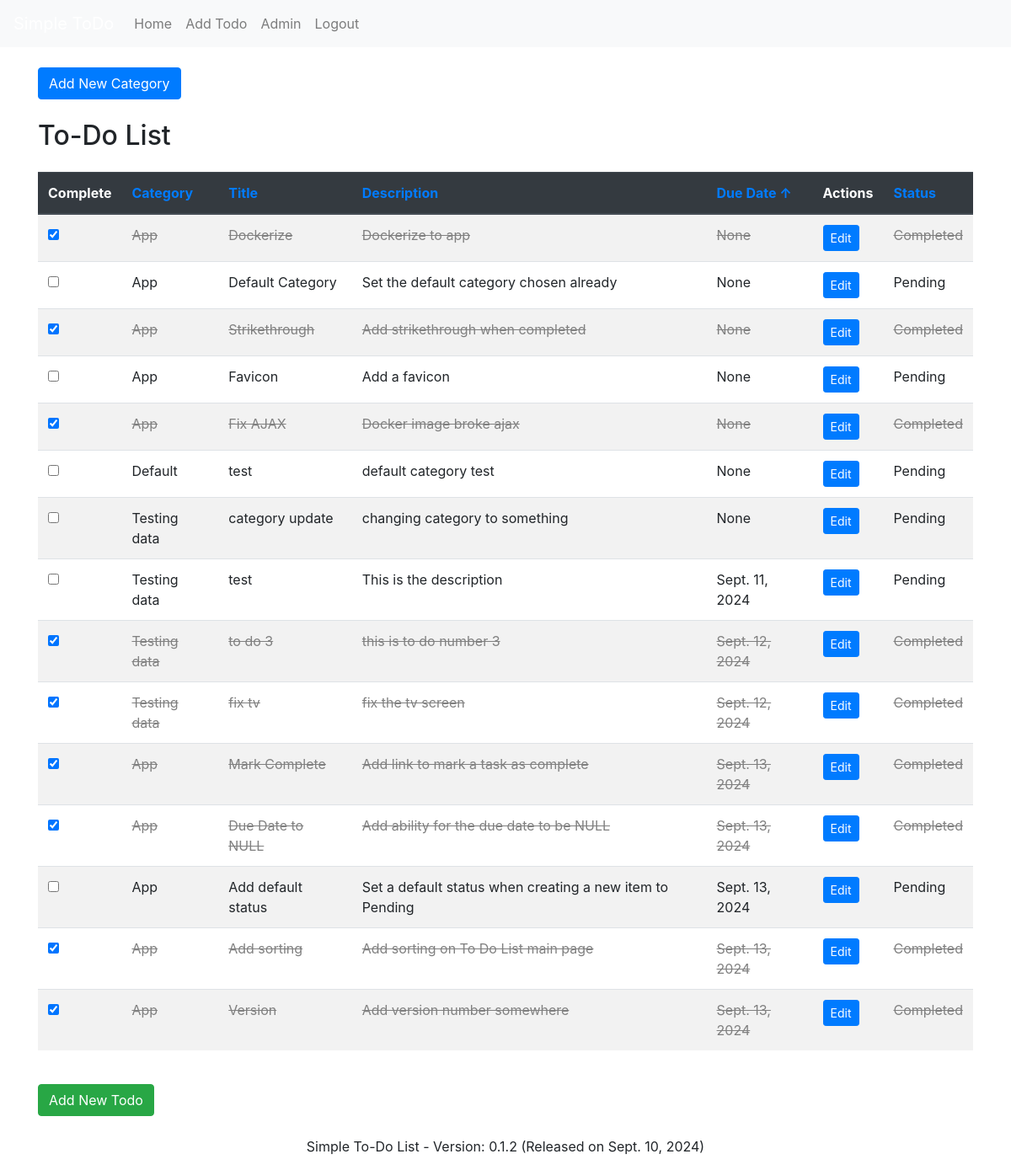
The app's page /?sort_by=due_date&order=asc (signed in) with its own data.
### todo/models.py (models this page shows, shortened)
class TodoItem(models.Model):
    title = models.CharField(max_length=100)
    description = models.TextField(blank=True, null=True)
    due_date = models.DateField(null=True, blank=True)  # Allow NULL values
    create_date = models.DateTimeField(default=timezone.now)
    status = models.ForeignKey(Status, on_delete=models.SET_NULL, null=True, blank=True, default=None)
    category = models.ForeignKey(Category, on_delete=models.SET_NULL, null=True, blank=True, default=None)
    user = models.ForeignKey(User, on_delete=models.CASCADE)

class Status(models.Model):
    name = models.CharField(max_length=100)
    is_default = models.BooleanField(default=False)

class Category(models.Model):
    name = models.CharField(max_length=100)
    is_default = models.BooleanField(default=False)

class Version(models.Model):
    version_number = models.CharField(max_length=20)
    release_date = models.DateField(default=timezone.now)
    description = models.TextField(blank=True, null=True)
    class Meta:
        ordering = ['-release_date']
        verbose_name = "Version"
        verbose_name_plural = "Versions"

### todo/views.py (the view)
# urls.py: path('', views.todo_list, name='todo_list'),
@login_required
def todo_list(request):
    default_sort_by = 'status__name'
    default_order = 'asc'
    sort_by = request.GET.get('sort_by', default_sort_by)
    order = request.GET.get('order', default_order)
    if sort_by == 'category__name':
        sort_field = 'category__name'
    elif sort_by == 'title':
        sort_field = 'title'
    elif sort_by == 'description':
        sort_field = 'description'
    elif sort_by == 'due_date':
        sort_field = 'due_date'
    elif sort_by == 'status__name':
        sort_field = 'status__name'
    else:
        sort_field = default_sort_by
    if order == 'desc':
        sort_field = '-' + sort_field
    todo_items = TodoItem.objects.all().order_by(sort_field)
    context = {
        'todo_items': todo_items,
        'current_sort_by': sort_by,
        'current_order': order
    }
    return render(request, 'todo/todo_list.html', context)

### todo/context_processors.py (called while the page is built)
def version_context(request):
    try:
        latest_version = Version.objects.order_by('-release_date', '-version_number').first()
    except Version.DoesNotExist:
        latest_version = None
    return {
        'latest_version': latest_version
    }

### templates/todo/todo_list.html (shortened to what this page needs)
{% extends 'base.html' %}
{% block content %}
<a href="{% url 'todo:add_category' %}" class="btn btn-primary">Add New Category</a>
    <h2 class="mt-4 mb-4">To-Do List</h2>
    <table class="table table-striped">
        <thead class="thead-dark">
            <tr>
                <th>Complete</th>
                <th>
                    <a href="?sort_by=category__name&order={% if current_sort_by == 'category__name' and current_order == 'asc' %}desc{% else %}asc{% endif %}">
                        Category {% if current_sort_by == 'category__name' %}{% if current_order == 'asc' %}↑{% else %}↓{% endif %}{% endif %}
                    </a>
                </th>
                <th>
                    <a href="?sort_by=title&order={% if current_sort_by == 'title' and current_order == 'asc' %}desc{% else %}asc{% endif %}">
                        Title {% if current_sort_by == 'title' %}{% if current_order == 'asc' %}↑{% else %}↓{% endif %}{% endif %}
                    </a>
                </th>
                <th>
                    <a href="?sort_by=description&order={% if current_sort_by == 'description' and current_order == 'asc' %}desc{% else %}asc{% endif %}">
                        Description {% if current_sort_by == 'description' %}{% if current_order == 'asc' %}↑{% else %}↓{% endif %}{% endif %}
                    </a>
                </th>
                <th>
                    <a href="?sort_by=due_date&order={% if current_sort_by == 'due_date' and current_order == 'asc' %}desc{% else %}asc{% endif %}">
                        Due Date {% if current_sort_by == 'due_date' %}{% if current_order == 'asc' %}↑{% else %}↓{% endif %}{% endif %}
                    </a>
                </th>
                <th>Actions</th>
                <th>
                    <a href="?sort_by=status__name&order={% if current_sort_by == 'status__name' and current_order == 'asc' %}desc{% else %}asc{% endif %}">
                        Status {% if current_sort_by == 'status__name' %}{% if current_order == 'asc' %}↑{% else %}↓{% endif %}{% endif %}
                    </a>
                </th>
            </tr>
        </thead>
        <tbody>
            {% for todo in todo_items %}
                <tr class="{% if todo.status and todo.status.name == 'Completed' %}completed{% endif %}">
                    <td>
                        <input type="checkbox" class="task-checkbox" data-id="{{ todo.id }}" {% if todo.status and todo.status.name == 'Completed' %}checked{% endif %}>
                    </td>
                    <td>
                        {% if todo.category %}
                            {{ todo.category.name }}
                        {% else %}
                            No Category
                        {% endif %}
                    </td>
                    <td>{{ todo.title }}</td>
                    <td>{{ todo.description }}</td>
                    <td>{{ todo.due_date }}</td>
                    <td>
                        <a class="btn btn-primary btn-sm" href="{% url 'todo:edit_todo' todo.id %}">Edit</a>
                    </td>
                    <td>
                        {% if todo.status %}
                            {{ todo.status.name }}
                        {% else %}
                            Not Set
                        {% endif %}
                    </td>
                </tr>
            {% endfor %}
        </tbody>
    </table>
    <a class="btn btn-success mt-4" href="{% url 'todo:add_todo' %}">Add New Todo</a>
{% endblock %}

### templates/base.html (shortened to what this page needs)
{% load static %}
<!DOCTYPE html>
<html lang="en">
<head>
    <link rel="stylesheet" href="https://stackpath.bootstrapcdn.com/bootstrap/4.5.2/css/bootstrap.min.css">
    <link rel="stylesheet" href="{% static 'css/styles.css' %}">
</head>
<body>
    <nav class="navbar navbar-expand-lg navbar-light bg-light">
        <a class="navbar-brand" href="{% url 'todo:todo_list' %}">Simple ToDo</a>
        <div class="collapse navbar-collapse" id="navbarNav">
            <ul class="navbar-nav">
                <li class="nav-item">
                    <a class="nav-link" href="{% url 'todo:todo_list' %}">Home</a>
                </li>
                <li class="nav-item">
                    <a class="nav-link" href="{% url 'todo:add_todo' %}">Add Todo</a>
                </li>
                <li class="nav-item">
                    <a class="nav-link" href="{% url 'admin:index' %}">Admin</a>
                </li>
                {% if user.is_authenticated %}
                    <li class="nav-item">
                        <a class="nav-link" href="{% url 'logout' %}">Logout</a>
                    </li>
                {% else %}
                    <li class="nav-item">
                        <a class="nav-link" href="{% url 'login' %}">Login</a>
                    </li>
                {% endif %}
            </ul>
        </div>
    </nav>
    <div class="container mt-4">
        {% block content %}{% endblock %}
    </div>
    <footer class="mt-4">
        <div class="container">
            <p class="text-center">Simple To-Do List - Version: {{ latest_version.version_number }} (Released on {{ latest_version.release_date }})</p>
        </div>
    </footer>
</body>
</html>

### static/css/styles.css (style rules this page uses)
.navbar { background-color: #007bff; }
.navbar-brand { color: #fff !important; }
.completed { text-decoration: line-through; color: gray; }

### records on screen
TodoItem: status_id "☑", category.name "App", title "Dockerize", description "Dockerize to app", due_date "None", status.name "Completed"
TodoItem: category.name "App", title "Default Category", description "Set the default category chosen already", due_date "None", status.name "Pending"
TodoItem: status_id "☑", category.name "App", title "Strikethrough", description "Add strikethrough when completed", due_date "None", status.name "Completed"
TodoItem: category.name "App", title "Favicon", description "Add a favicon", due_date "None", status.name "Pending"
TodoItem: status_id "☑", category.name "App", title "Fix AJAX", description "Docker image broke ajax", due_date "None", status.name "Completed"
TodoItem: category.name "Default", title "test", description "default category test", due_date "None", status.name "Pending"
TodoItem: category.name "Testing data", title "category update", description "changing category to something", due_date "None", status.name "Pending"
TodoItem: category.name "Testing data", title "test", description "This is the description", due_date "Sept. 11, 2024", status.name "Pending"
TodoItem: status_id "☑", category.name "Testing data", title "to do 3", description "this is to do number 3", due_date "Sept. 12, 2024", status.name "Completed"
TodoItem: status_id "☑", category.name "Testing data", title "fix tv", description "fix the tv screen", due_date "Sept. 12, 2024", status.name "Completed"
TodoItem: status_id "☑", category.name "App", title "Mark Complete", description "Add link to mark a task as complete", due_date "Sept. 13, 2024", status.name "Completed"
TodoItem: status_id "☑", category.name "App", title "Due Date to NULL", description "Add ability for the due date to be NULL", due_date "Sept. 13, 2024", status.name "Completed"
TodoItem: category.name "App", title "Add default status", description "Set a default status when creating a new item to Pending", due_date "Sept. 13, 2024", status.name "Pending"
TodoItem: status_id "☑", category.name "App", title "Add sorting", description "Add sorting on To Do List main page", due_date "Sept. 13, 2024", status.name "Completed"
TodoItem: status_id "☑", category.name "App", title "Version", description "Add version number somewhere", due_date "Sept. 13, 2024", status.name "Completed"
Version: version_number "0.1.2", release_date "Sept. 10, 2024"
